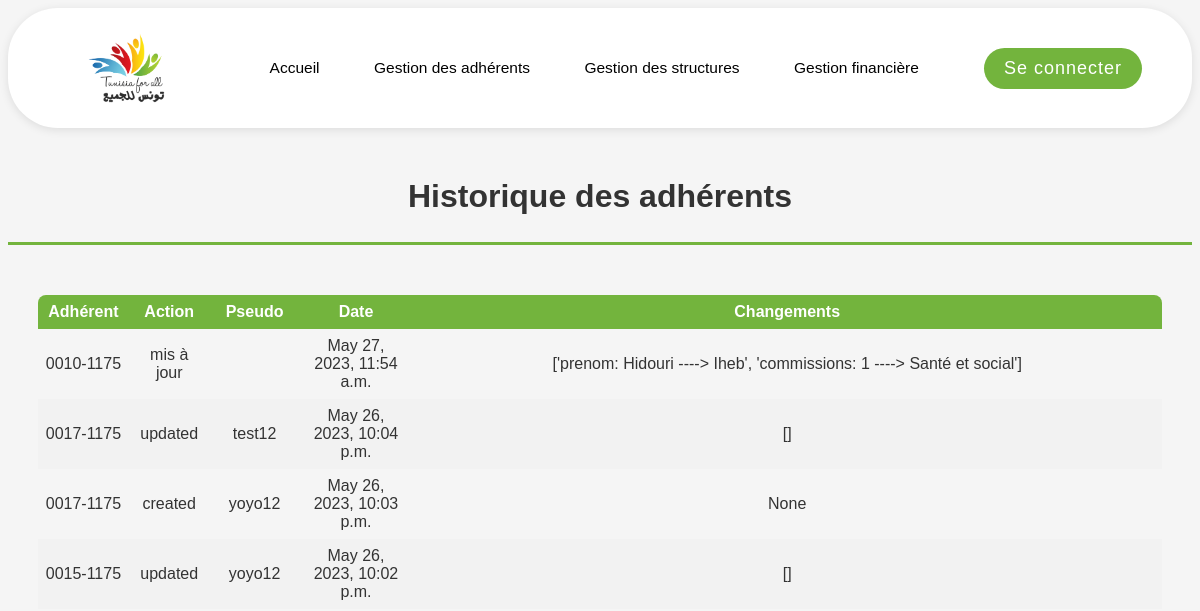
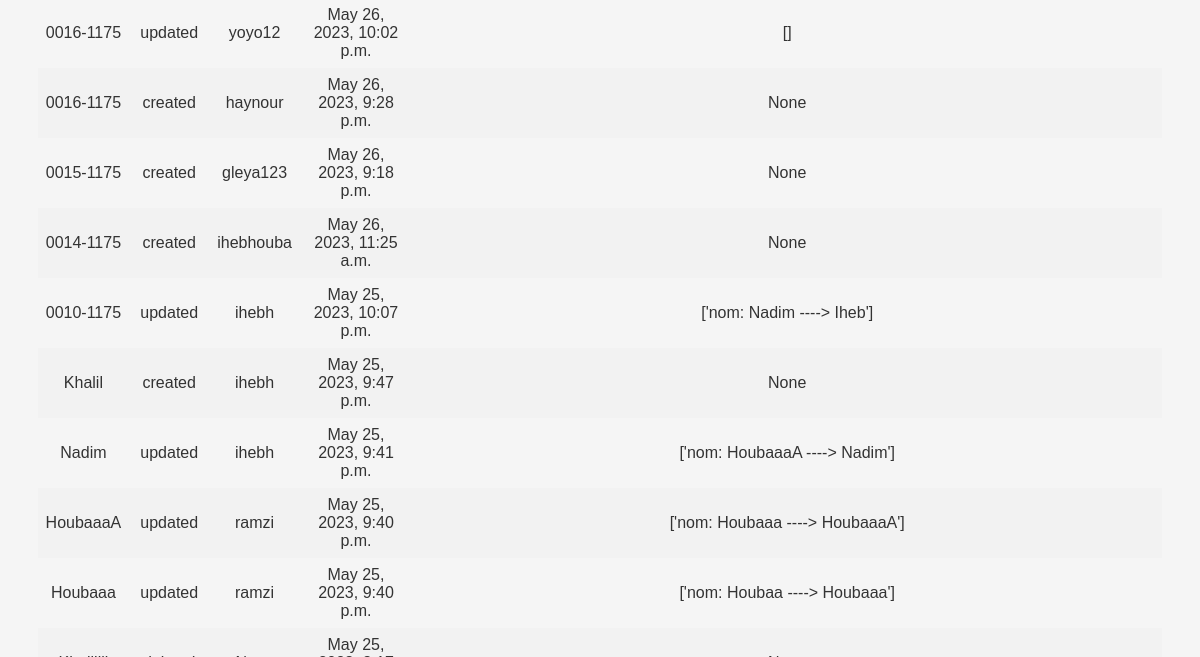
Before: /adherent_history/ (upper part) with the older database file (2 pictures, top to bottom).
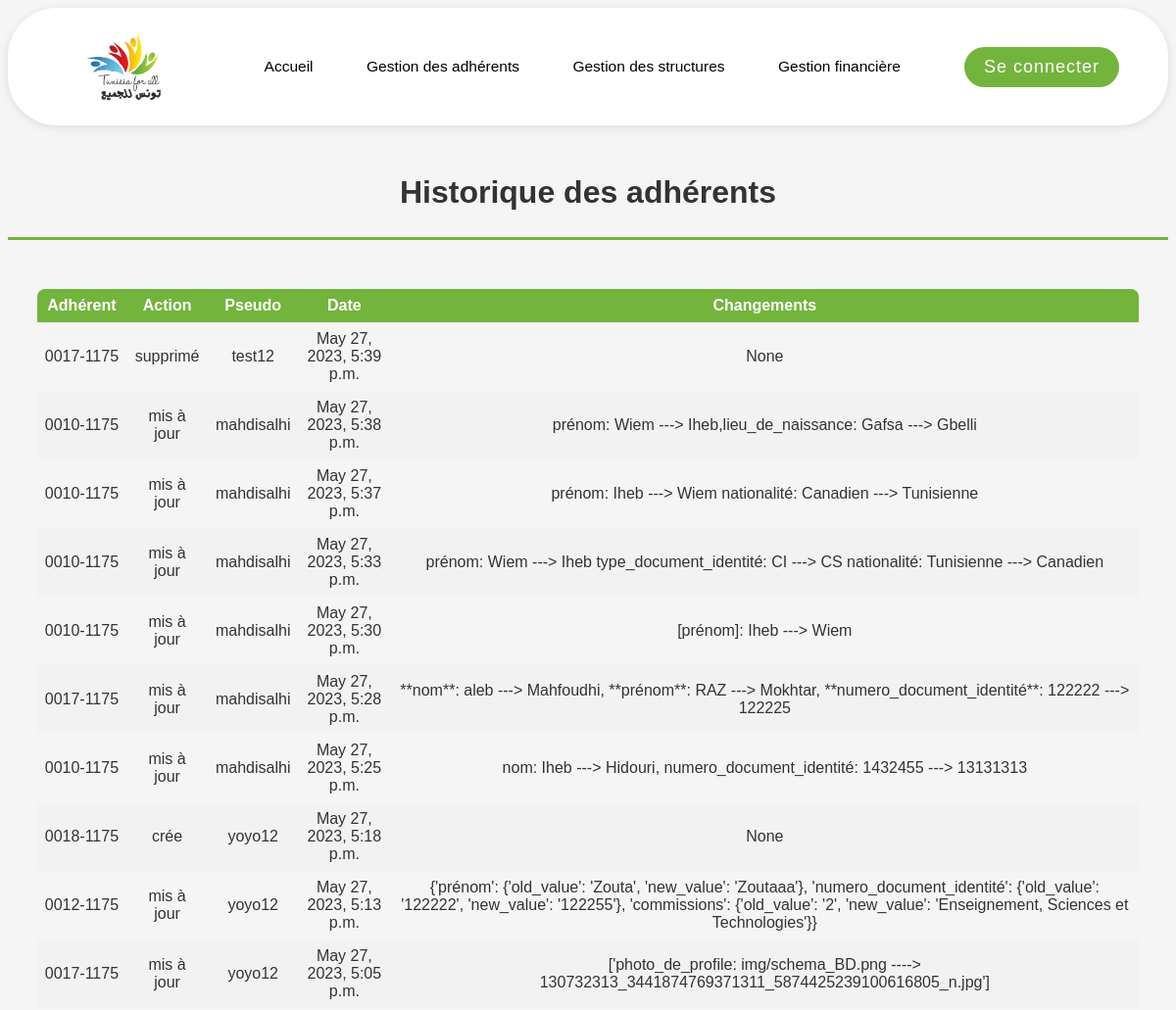
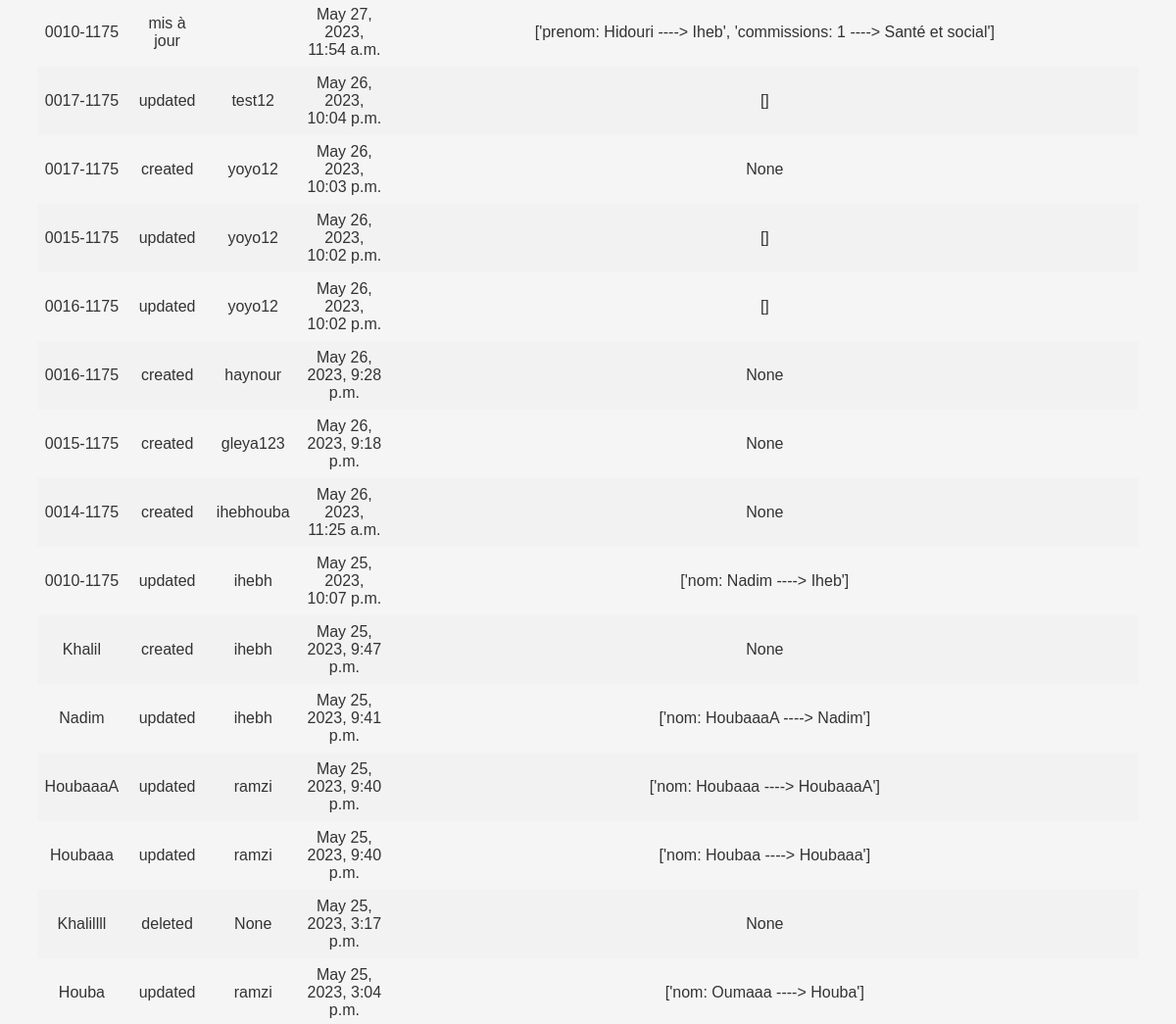
After: the same page with the newer database file (2 pictures, top to bottom).
### base/models.py (models this page shows, shortened)
class AdherentHistory(models.Model):
    user = models.CharField(max_length=20,blank=True, null=True)
    adherent = models.CharField(max_length=20,blank=True, null=True)
    action = models.CharField(max_length=10)
    changes = models.TextField(blank=True, null=True)
    timestamp = models.DateTimeField(default=timezone.now)

### base/views.py (the view)
# urls.py: path('adherent_history/', views.adherent_history, name='adherent_history'),
def adherent_history(request):
    history = AdherentHistory.objects.all().order_by('-timestamp')
    return render(request, 'base/adherent_history.html', {'history': history})

### base/templates/base/adherent_history.html
{% extends 'main.html' %}
{% block content %}
<h2>Historique des adhérents</h2>
<hr class="hradherent">
<div class="adherent-history">
    <table>
        <thead>
            <tr>
                <th>Adhérent</th>
                <th>Action</th>
                <th>Pseudo</th>
                <th>Date</th>
                <th>Changements</th>
            </tr>
        </thead>
        <tbody>
            {% for entry in history %}
                <tr>
                    <td>{{ entry.adherent }}</td>
                    <td>{{ entry.action }}</td>
                    <td>{{ entry.user }}</td>
                    <td>{{ entry.timestamp }}</td>
                    <td>{{ entry.changes }}</td>
                </tr>
            {% endfor %}
        </tbody>
    </table>
</div>
{% endblock %}

Changed rows visible on the page:
added AdherentHistory: adherent "0017-1175", action "supprimé", user "test12", timestamp "May 27, 2023, 5:39 p.m.", changes "None"
added AdherentHistory: adherent "0010-1175", action "mis à jour", user "mahdisalhi", timestamp "May 27, 2023, 5:38 p.m.", changes "prénom: Wiem ---> Iheb,lieu_de_naissance: Gafsa ---> Gbelli"
added AdherentHistory: adherent "0010-1175", action "mis à jour", user "mahdisalhi", timestamp "May 27, 2023, 5:37 p.m.", changes "prénom: Iheb ---> Wiem nationalité: Canadien ---> Tunisienne"
added AdherentHistory: adherent "0010-1175", action "mis à jour", user "mahdisalhi", timestamp "May 27, 2023, 5:33 p.m.", changes "prénom: Wiem ---> Iheb type_document_identité: CI ---> CS nationalité: Tunisienne ---> Canadien"
added AdherentHistory: adherent "0010-1175", action "mis à jour", user "mahdisalhi", timestamp "May 27, 2023, 5:30 p.m.", changes "[prénom]: Iheb ---> Wiem"
added AdherentHistory: adherent "0017-1175", action "mis à jour", user "mahdisalhi", timestamp "May 27, 2023, 5:28 p.m.", changes "**nom**: aleb ---> Mahfoudhi, **prénom**: RAZ ---> Mokhtar, **numero_document_identité**: 122222 ---> 122225"
added AdherentHistory: adherent "0010-1175", action "mis à jour", user "mahdisalhi", timestamp "May 27, 2023, 5:25 p.m.", changes "nom: Iheb ---> Hidouri, numero_document_identité: 1432455 ---> 13131313"
added AdherentHistory: adherent "0018-1175", action "crée", user "yoyo12", timestamp "May 27, 2023, 5:18 p.m.", changes "None"
added AdherentHistory: adherent "0012-1175", action "mis à jour", user "yoyo12", timestamp "May 27, 2023, 5:13 p.m.", changes "{'prénom': {'old_value': 'Zouta', 'new_value': 'Zoutaaa'}, 'numero_document_identité': {'old_value': '122222', 'new_value': '122255'}, 'commissions': {'old_value': '2', 'new_value': 'Enseignement, Sciences et Technologies'}}"
added AdherentHistory: adherent "0017-1175", action "mis à jour", user "yoyo12", timestamp "May 27, 2023, 5:05 p.m.", changes "['photo_de_profile: img/schema_BD.png ----> 130732313_3441874769371311_5874425239100616805_n.jpg']"
now on this page (row unchanged): AdherentHistory: adherent "Khalillll", action "deleted", user "None", timestamp "May 25, 2023, 3:17 p.m.", changes "None"
now on this page (row unchanged): AdherentHistory: adherent "Houba", action "updated", user "ramzi", timestamp "May 25, 2023, 3:04 p.m.", changes "['nom: Oumaaa ----> Houba']"
